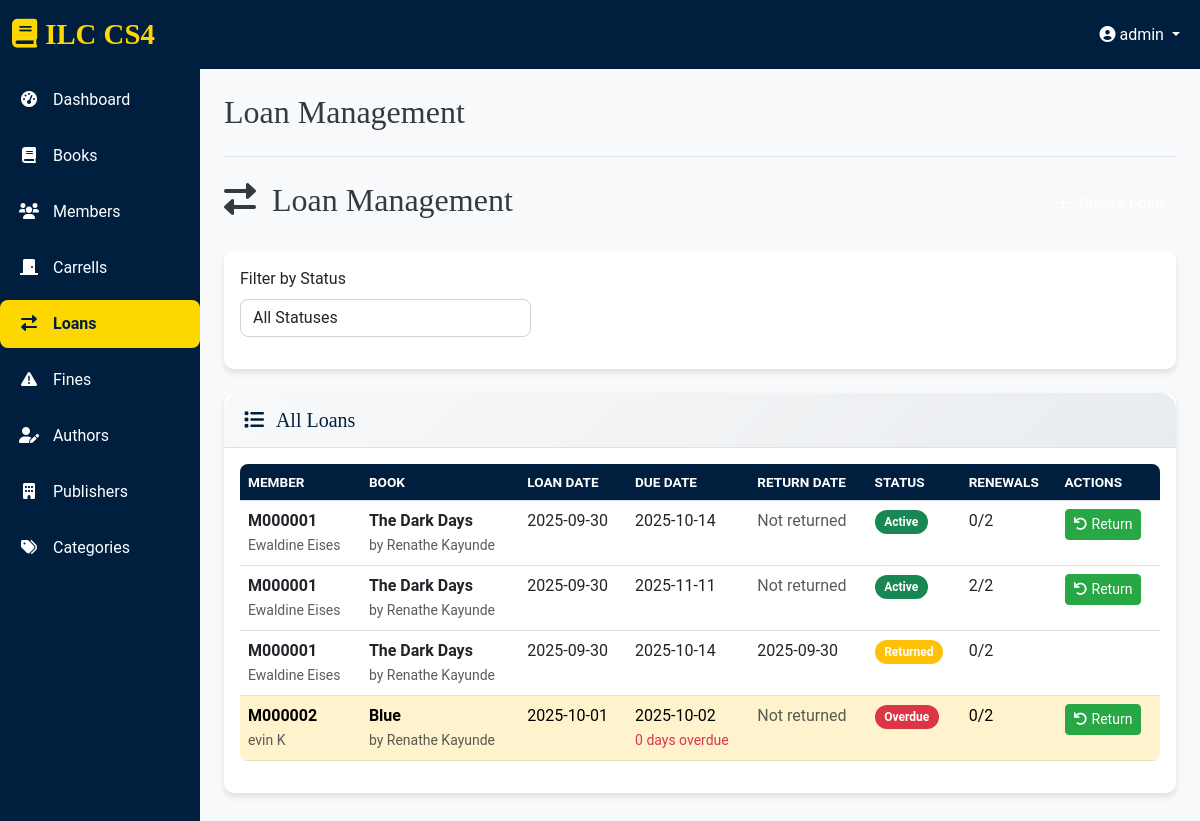
The page /loans (signed in) on the database as committed earlier.
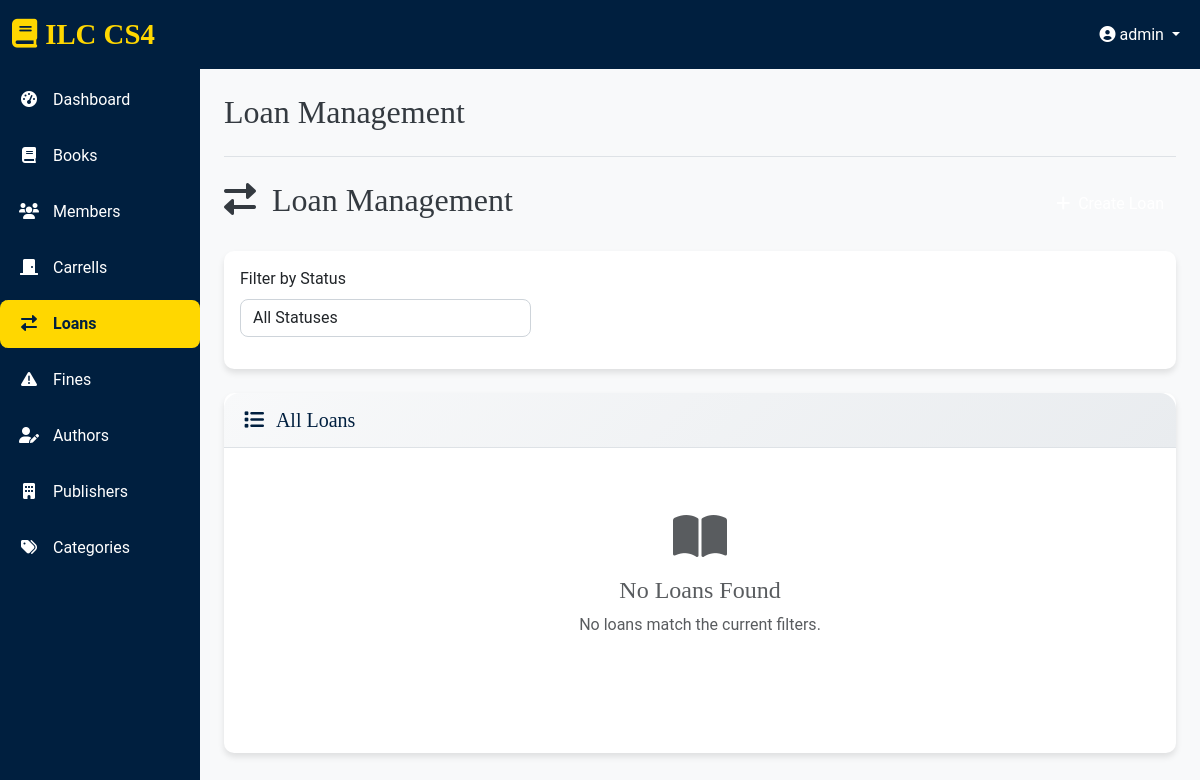
The same page on the database as committed later.
### app.py (models this page shows, shortened)
class Loan(db.Model):
    id = db.Column(db.Integer, primary_key=True)
    book_id = db.Column(db.String(10), db.ForeignKey('book.id'), nullable=False)
    member_id = db.Column(db.String(10), db.ForeignKey('member.id'), nullable=False)
    loan_date = db.Column(db.DateTime, nullable=False, default=datetime.utcnow)
    due_date = db.Column(db.DateTime, nullable=False)
    return_date = db.Column(db.DateTime)
    status = db.Column(db.String(20), nullable=False, default='active')
    renewed_count = db.Column(db.Integer, default=0)
    max_renewals = db.Column(db.Integer, default=2)
    created_at = db.Column(db.DateTime, default=datetime.utcnow)
    fine = db.relationship('Fine', backref='loan', uselist=False, lazy=True)
    @property
    def is_overdue(self):
        if self.return_date:
            return False
        return datetime.utcnow() > self.due_date
    @property
    def days_overdue(self):
        if self.return_date or not self.is_overdue:
            return 0
        return (datetime.utcnow() - self.due_date).days

class Member(db.Model):
    id = db.Column(db.String(10), primary_key=True)
    first_name = db.Column(db.String(100), nullable=False)
    last_name = db.Column(db.String(100), nullable=False)
    email = db.Column(db.String(120), unique=True, nullable=False)
    phone = db.Column(db.String(20), nullable=False)
    address = db.Column(db.Text, nullable=False)
    membership_type = db.Column(db.String(20), nullable=False, default='standard')  # standard, premium
    membership_status = db.Column(db.String(20), nullable=False, default='active')  # active, suspended, expired
    max_books = db.Column(db.Integer, nullable=False, default=3)
    user_id = db.Column(db.Integer, db.ForeignKey('user.id'), nullable=False)
    created_at = db.Column(db.DateTime, default=datetime.utcnow)
    loans = db.relationship('Loan', backref='member', lazy=True)
    fines = db.relationship('Fine', backref='member', lazy=True)
    @property
    def full_name(self):
        return f"{self.first_name} {self.last_name}"

class Book(db.Model):
    id = db.Column(db.String(10), primary_key=True)
    isbn = db.Column(db.String(20), unique=True, nullable=False)
    title = db.Column(db.String(300), nullable=False)
    edition = db.Column(db.String(50))
    publication_year = db.Column(db.Integer)
    pages = db.Column(db.Integer)
    language = db.Column(db.String(50), default='English')
    description = db.Column(db.Text)
    cover_image = db.Column(db.String(200))
    author_id = db.Column(db.Integer, db.ForeignKey('author.id'), nullable=False)
    publisher_id = db.Column(db.Integer, db.ForeignKey('publisher.id'), nullable=False)
    category_id = db.Column(db.Integer, db.ForeignKey('category.id'), nullable=False)
    total_copies = db.Column(db.Integer, nullable=False, default=1)
    available_copies = db.Column(db.Integer, nullable=False, default=1)
    location = db.Column(db.String(100))  # Shelf location
    created_at = db.Column(db.DateTime, default=datetime.utcnow)
    updated_at = db.Column(db.DateTime, default=datetime.utcnow, onupdate=datetime.utcnow)
    loans = db.relationship('Loan', backref='book', lazy=True)

class Author(db.Model):
    id = db.Column(db.Integer, primary_key=True)
    name = db.Column(db.String(200), nullable=False)
    biography = db.Column(db.Text)
    birth_date = db.Column(db.Date)
    nationality = db.Column(db.String(100))
    created_at = db.Column(db.DateTime, default=datetime.utcnow)
    books = db.relationship('Book', backref='author', lazy=True)

### app.py (the view)
@app.route('/loans')
@login_required
def loans():
    form = LoanForm()
    loans = Loan.query.options(joinedload(Loan.book), joinedload(Loan.member)).all()
    member = None
    if current_user.role == 'member':
        member = Member.query.filter_by(user_id=current_user.id).first()
    return render_template(
        'loans.html',
        title='Loan Management',
        loans=loans,
        form=form,
        member=member
    )

### app.py (shortened to what this page needs)
class LoanForm(FlaskForm):
    book_id = SelectField('Book', coerce=str, validators=[DataRequired()],
                        render_kw={"class": "form-control"})
    member_id = SelectField('Member', coerce=str, validators=[DataRequired()],
                          render_kw={"class": "form-control"})
    due_date = DateField('Due Date', validators=[DataRequired()], format='%Y-%m-%d',
                       render_kw={"class": "form-control", "type": "date"})
    submit = SubmitField('Create Loan', render_kw={"class": "btn btn-success"})

### app.py (called while the page is built)
@app.context_processor
def inject_now():
    return {'now': datetime.utcnow()}

@login_manager.user_loader
def load_user(user_id):
    return User.query.get(int(user_id))

### templates/loans.html (shortened to what the changed rows need)
{% extends "base.html" %}
{% block content %}
<div class="d-flex justify-content-between align-items-center mb-4">
    <h2>
        <i class="fas fa-{{ 'book-open' if current_user.role == 'member' else 'exchange-alt' }} me-2"></i>
        {% if current_user.role == 'member' %}My Loans{% else %}Loan Management{% endif %}
    </h2>
</div>
<div class="card">
    <div class="card-body">
        {% if current_user.role == 'member' and loan_groups %}
        <div class="table-responsive">
            <table class="table table-hover">
                <thead>
                    <tr>
                        <th>Book</th>
                        <th>Copies</th>
                        <th>Latest Loan Date</th>
                        <th>Earliest Due Date</th>
                        <th>Status</th>
                        <th>Actions</th>
                    </tr>
                </thead>
                <tbody>
                    {% for group in loan_groups %}
                    <tr>
                        <td>
                            <strong>{{ group.title }}</strong><br>
                            <small class="text-muted">by {{ group.author_name }}</small>
                        </td>
                        <td>
                            <span class="badge bg-primary rounded-pill" style="font-size: 1em;">
                                x{{ group.copy_count }}
                            </span>
                        </td>
                        <td>{{ group.latest_loan_date.strftime('%Y-%m-%d') }}</td>
                        <td>
                            {{ group.earliest_due_date.strftime('%Y-%m-%d') }}
                            {% set days_left = (group.earliest_due_date.date() - now.date()).days %}
                            {% if days_left < 0 %}
                            <br><small class="text-danger">{{ days_left * -1 }} days overdue</small>
                            {% elif days_left <= 3 %}
                            <br><small class="text-warning">{{ days_left }} days left</small>
                            {% endif %}
                        </td>
                        <td>
                            <span class="badge bg-{{ 'success' if group.has_active_loans else 'secondary' }}">
                                {{ 'Active' if group.has_active_loans else 'Returned' }}
                            </span>
                        </td>
                        <td>
                            <div class="btn-group">
                                {% if current_user.role == 'member' and loan.status == 'active' and loan.renewed_count < loan.max_renewals %}
                                    {% set same_book_loans = [] %}
                                    {% for l in loans %}
                                        {% if l.book_id == loan.book_id and l.return_date is none %}
                                            {% set _ = same_book_loans.append(l) %}
                                        {% endif %}
                                    {% endfor %}
                                    {% if same_book_loans|length == 1 %}
                                    <button class="btn btn-sm btn-outline-primary renew-loan-btn" data-loan-id="{{ loan.id }}">
                                        <i class="fas fa-redo me-1"></i>Renew
                                    </button>
                                    {% else %}
                                    <button class="btn btn-sm btn-outline-secondary" disabled title="Cannot renew when you have multiple copies">
                                        <i class="fas fa-redo me-1"></i>Renew
                                    </button>
                                    {% endif %}
                                {% endif %}
                                {% if current_user.role in ['admin', 'librarian'] and loan.return_date is none %}
                                <button class="btn btn-sm btn-success return-loan-btn" data-loan-id="{{ loan.id }}">
                                    <i class="fas fa-undo me-1"></i>Return
                                </button>
                                {% endif %}
                            </div>
                        </td>
                    </tr>
                    {% endfor %}
                </tbody>
            </table>
        </div>
        {% elif current_user.role != 'member' and loans %}
        <div class="table-responsive">
            <table class="table table-hover">
                <thead>
                    <tr>
                        <th>Member</th>
                        <th>Book</th>
                        <th>Loan Date</th>
                        <th>Due Date</th>
                        <th>Return Date</th>
                        <th>Status</th>
                        <th>Renewals</th>
                        <th>Actions</th>
                    </tr>
                </thead>
                <tbody>
                    {% for loan in loans %}
                    <tr class="{{ 'table-warning' if loan.is_overdue else '' }}">
                        <td>
                            <strong>{{ loan.member.id }}</strong><br>
                            <small class="text-muted">{{ loan.member.full_name }}</small>
                        </td>
                        <td>
                            <strong>{{ loan.book.title }}</strong><br>
                            <small class="text-muted">by {{ loan.book.author.name }}</small>
                        </td>
                        <td>{{ loan.loan_date.strftime('%Y-%m-%d') }}</td>
                        <td>
                            {{ loan.due_date.strftime('%Y-%m-%d') }}
                            {% if loan.is_overdue %}
                            <br><small class="text-danger">{{ loan.days_overdue }} days overdue</small>
                            {% endif %}
                        </td>
                        <td>
                            {% if loan.return_date %}
                            {{ loan.return_date.strftime('%Y-%m-%d') }}
                            {% else %}
                            <span class="text-muted">Not returned</span>
                            {% endif %}
                        </td>
                        <td>
                            <span class="badge bg-{{ 'success' if loan.status == 'active' else 'warning' if loan.status == 'returned' else 'danger' }}">
                                {{ loan.status|title }}
                            </span>
                        </td>
                        <td>
                            {{ loan.renewed_count }}/{{ loan.max_renewals }}
                        </td>
                        <td>
                            <div class="btn-group">
                                {% if loan.return_date is none %}
                                <button class="btn btn-sm btn-success return-loan-btn" data-loan-id="{{ loan.id }}">
                                    <i class="fas fa-undo me-1"></i>Return
                                </button>
                                {% endif %}
                            </div>
                        </td>
                    </tr>
                    {% endfor %}
                </tbody>
            </table>
        </div>
        {% else %}
        <div class="text-center py-5">
            <i class="fas fa-book-open fa-3x text-muted mb-3"></i>
            <h4 class="text-muted">No Loans Found</h4>
            <p class="text-muted">
                {% if current_user.role == 'member' %}
                You haven't borrowed any books yet.
                {% else %}
                No loans match the current filters.
                {% endif %}
            </p>
            {% if current_user.role in ['admin', 'librarian'] %}
            <button class="btn btn-primary" data-bs-toggle="modal" data-bs-target="#createLoanModal">
                <i class="fas fa-plus me-2"></i>Create First Loan
            </button>
            {% endif %}
        </div>
        {% endif %}
    </div>
</div>
{% endblock %}

Rows that differ between the two databases and show on the page:
removed Loan: member.id "M000001", member.full_name "Ewaldine Eises", book "The Dark Days", book.author.name "Renathe Kayunde", loan_date "2025-09-30", due_date "2025-10-14", shows "Not returned", status "Active", renewed_count "0", max_renewals "2"
removed Loan: member.id "M000001", member.full_name "Ewaldine Eises", book "The Dark Days", book.author.name "Renathe Kayunde", loan_date "2025-09-30", due_date "2025-11-11", shows "Not returned", status "Active", renewed_count "2", max_renewals "2"
removed Loan: member.id "M000001", member.full_name "Ewaldine Eises", book "The Dark Days", book.author.name "Renathe Kayunde", loan_date "2025-09-30", due_date "2025-10-14", return_date "2025-09-30", status "Returned", renewed_count "0", max_renewals "2"
removed Loan: member.id "M000002", member.full_name "evin K", book "Blue", book.author.name "Renathe Kayunde", loan_date "2025-10-01", due_date "2025-10-02", days_overdue "0", shows "Not returned", status "Overdue", renewed_count "0", max_renewals "2"
Other text that changed with them:
text no longer shown: "MEMBER BOOK LOAN DATE DUE DATE RETURN DATE STATUS RENEWALS ACTIONS"
text now shown: "No Loans Found No loans match the current filters."
